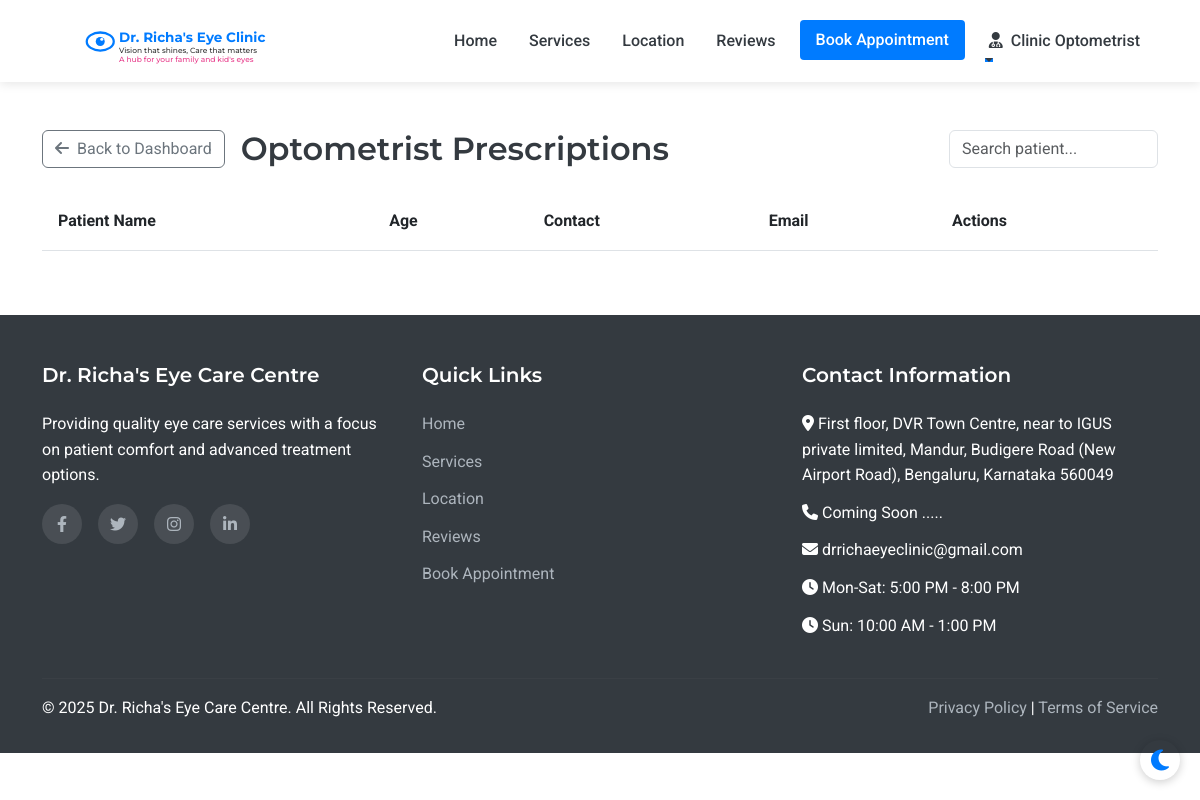
The app's page /assistant/prescriptions (signed in), older data.
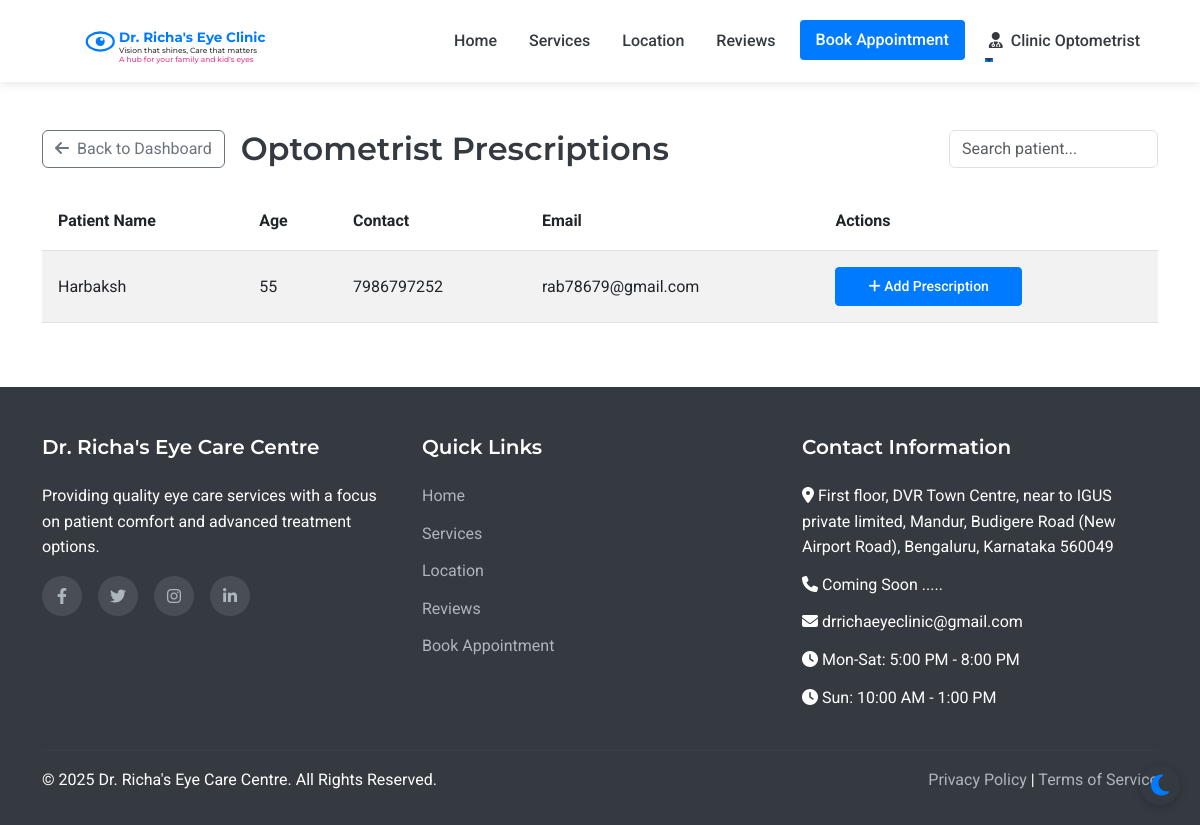
The same page, newer data.
### models.py (models this page shows, shortened)
class Patient(UserMixin, db.Model):
    id = db.Column(db.Integer, primary_key=True)
    full_name = db.Column(db.String(100), nullable=False)
    mobile_number = db.Column(db.String(15), nullable=False)
    email = db.Column(db.String(100), nullable=True)
    age = db.Column(db.Integer, nullable=False)
    sex = db.Column(db.String(10), nullable=True)
    password_hash = db.Column(db.String(256), nullable=True)
    is_registered = db.Column(db.Boolean, default=False)
    created_at = db.Column(db.DateTime, nullable=False, default=datetime.utcnow)
    appointments = db.relationship('Appointment', backref='patient', lazy=True)
    doctor_prescriptions = db.relationship('DoctorPrescription', backref='patient', lazy=True)
    optometrist_prescriptions = db.relationship('OptometristPrescription', backref='patient', lazy=True)

### routes.py (the view)
@app.route('/assistant/prescriptions')
@login_required
def assistant_prescriptions():
    if not isinstance(current_user, Assistant):
        flash('Access denied', 'danger')
        return redirect(url_for('index'))
    all_patients = Patient.query.order_by(Patient.full_name).all()
    return render_template('assistant/prescriptions.html', all_patients=all_patients)

### app.py (called while the page is built)
@login_manager.user_loader
def load_user(user_id):
    from models import Doctor, Assistant, Admin, Patient
    try:
        if user_id.startswith('doctor_'):
            return Doctor.query.get(int(user_id.split('_')[1]))
        elif user_id.startswith('assistant_'):
            return Assistant.query.get(int(user_id.split('_')[1]))
        elif user_id.startswith('admin_'):
            return Admin.query.get(int(user_id.split('_')[1]))
        else:
            return Patient.query.get(int(user_id))
    except (ValueError, AttributeError):
        return None

### routes.py (called while the page is built)
@app.context_processor
def inject_now():
    return {'now': datetime.now()}

### templates/assistant/prescriptions.html (shortened to what this page needs)
{% extends 'layout.html' %}
{% block content %}
<div class="container py-5">
    <div class="d-flex justify-content-between align-items-center mb-4">
        <div class="d-flex align-items-center">
            <a href="{{ url_for('assistant_dashboard') }}" class="btn btn-outline-secondary me-3">
                <i class="fas fa-arrow-left me-1"></i> Back to Dashboard
            </a>
            <h2 class="mb-0">Optometrist Prescriptions</h2>
        </div>
        <input type="text" id="searchInput" class="form-control w-auto" placeholder="Search patient..." onkeyup="searchTable()">
    </div>
    <div class="table-responsive">
        <table class="table table-striped" id="prescriptionTable">
            <thead>
                <tr>
                    <th>Patient Name</th>
                    <th>Age</th>
                    <th>Contact</th>
                    <th>Email</th>
                    <th>Actions</th>
                </tr>
            </thead>
            <tbody>
                {% for patient in all_patients %}
                <tr>
                    <td>{{ patient.full_name }}</td>
                    <td>{{ patient.age }}</td>
                    <td>{{ patient.mobile_number }}</td>
                    <td>{{ patient.email }}</td>
                    <td>
                        <div class="btn-group">
                            <a href="{{ url_for('assistant_add_prescription', patient_id=patient.id) }}"
                               class="btn btn-primary btn-sm">
                                <i class="fas fa-plus"></i> Add Prescription
                            </a>
                        </div>
                    </td>
                </tr>
                {% endfor %}
            </tbody>
        </table>
    </div>
</div>
{% endblock %}

Row changes from the older to the newer data that the page shows:
added Patient: full_name "Harbaksh", age "55", mobile_number "7986797252", email "rab78679@gmail.com"
